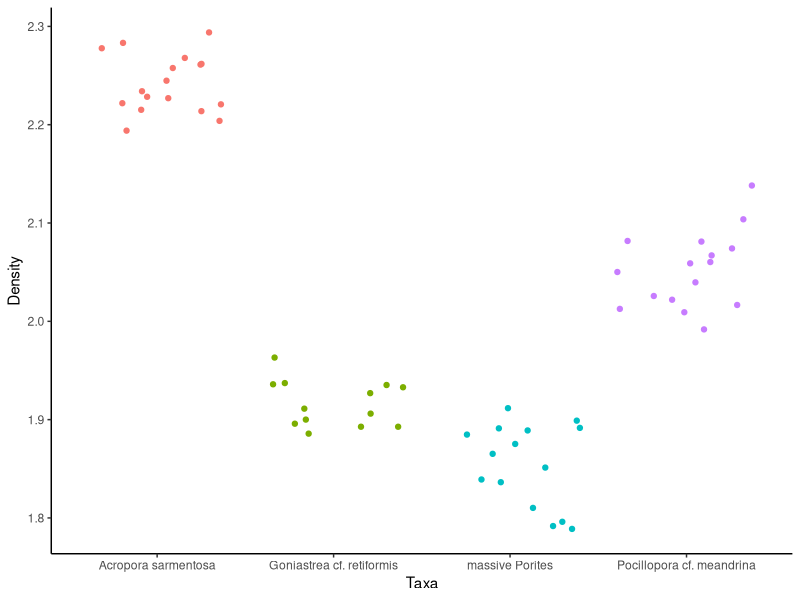
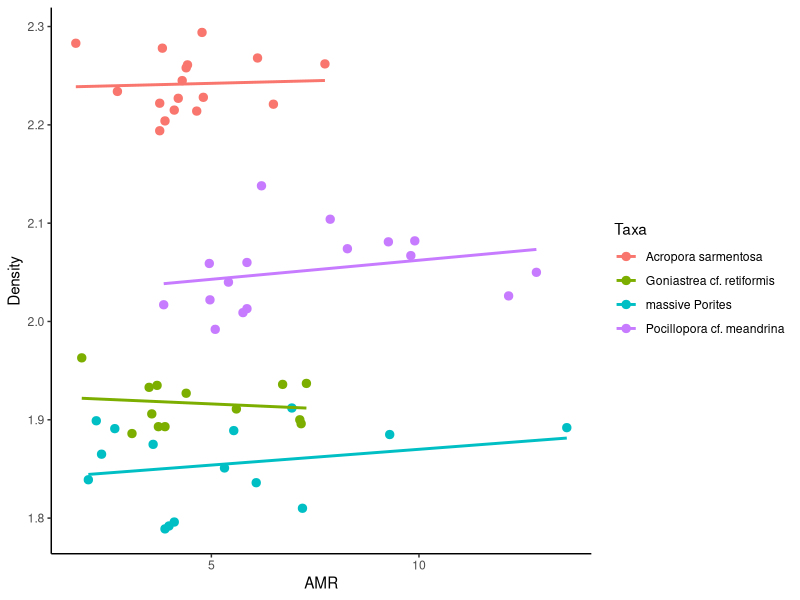
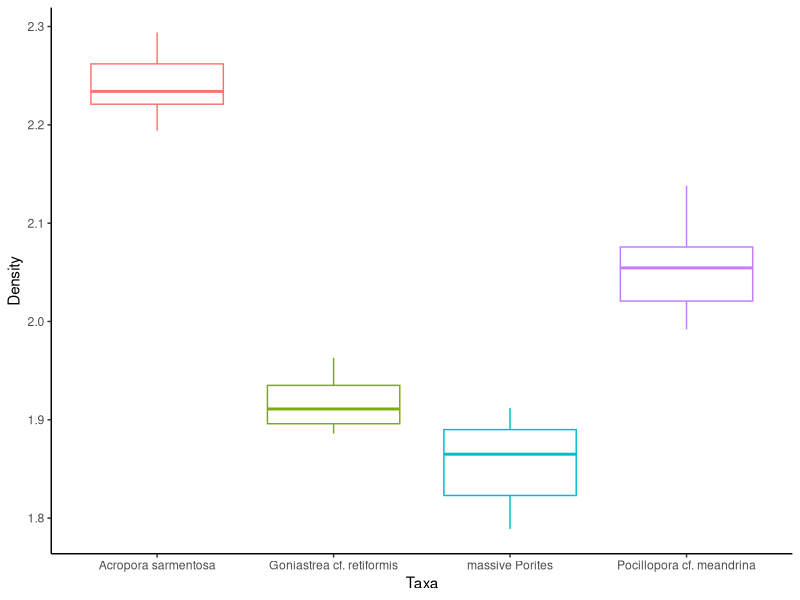
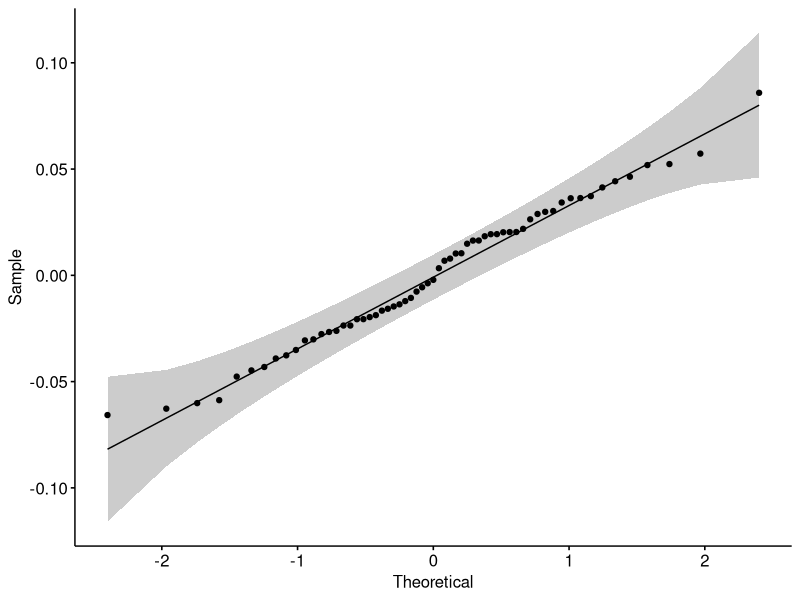
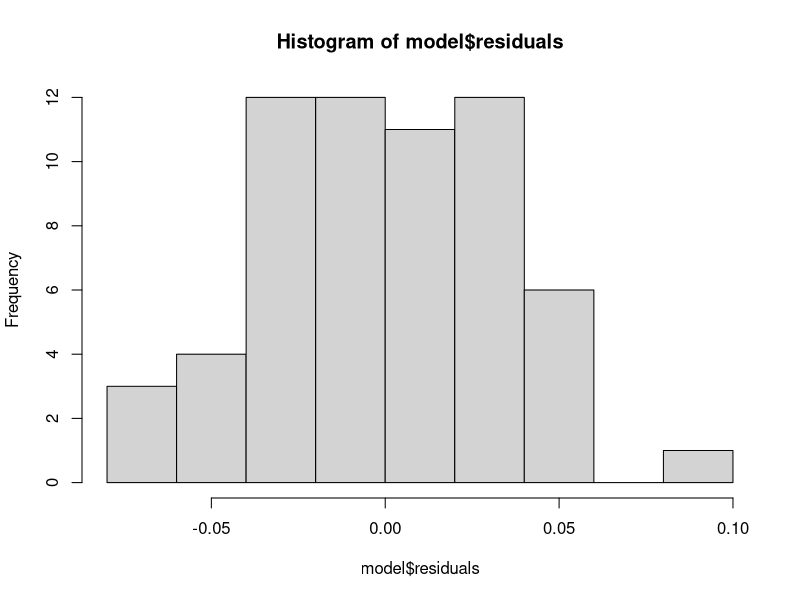
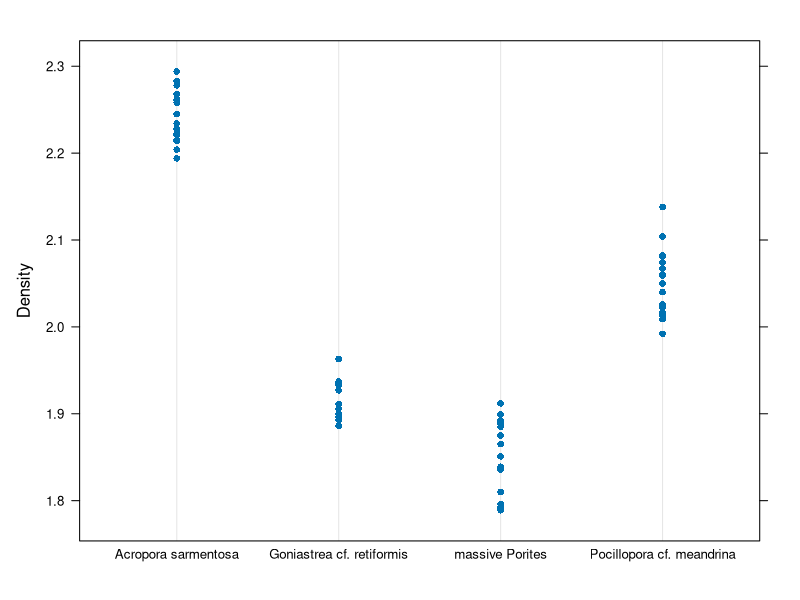
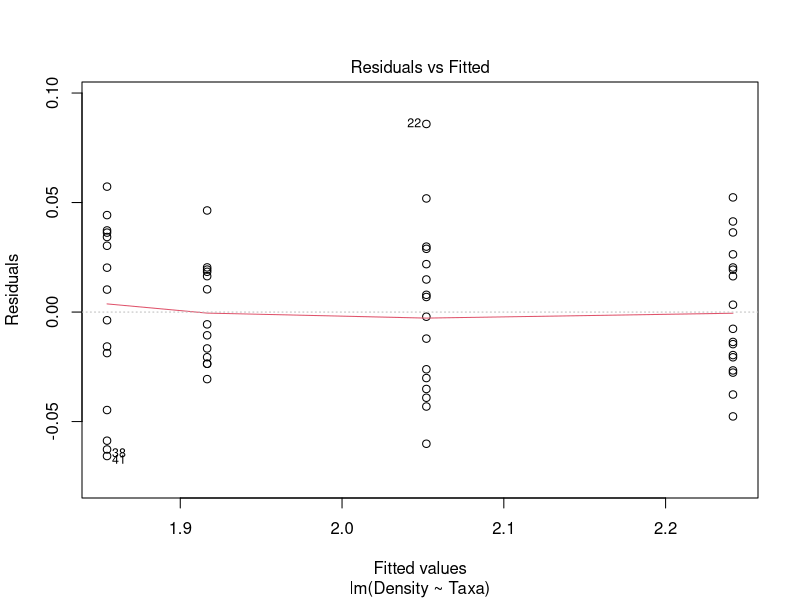
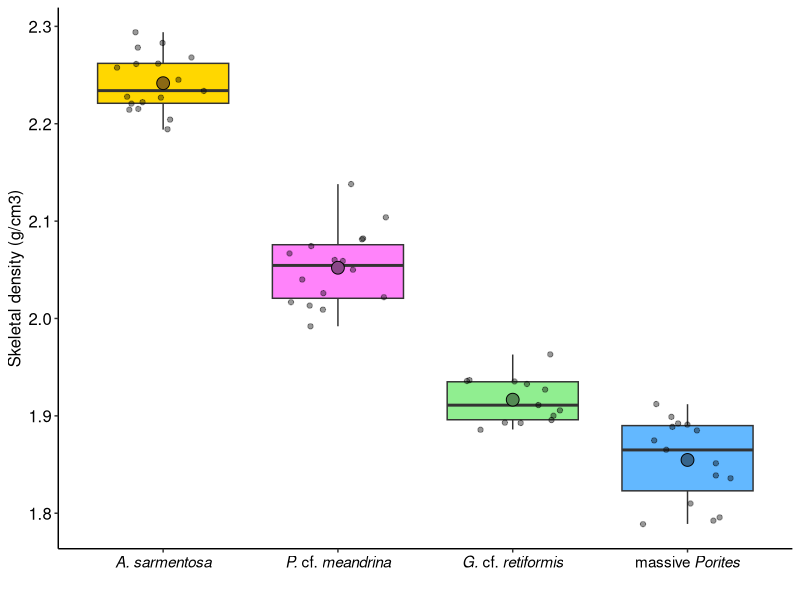

Write R code to recreate these figures, in order.
## ---- chunk 1
knitr::opts_chunk$set(echo = TRUE)
library(ggplot2) 
library(ggpubr)
library(lattice)
library(rstatix)
library(MASS)
library(tidyverse)
library(dplyr)
library(tidyr)
library(reshape2)
library(knitr)
library(car)

Coral_data <- read.csv("Coral.csv", header = T)
## ---- chunk 2
ggplot(Coral_data) +
  aes(x = Taxa, y = Density, color = Taxa) +
  geom_jitter() +
  theme_classic() +
  theme(legend.position = "none") 
## ---- chunk 3
ggplot(data = Coral_data, aes(x = AMR, y = Density, color = Taxa)) +
  geom_point(size = 2.5) +
  geom_smooth(method = "lm", se = FALSE) +
  theme_classic() 
## ---- chunk 4
ggplot(Coral_data) +
  aes(x = Taxa, y = Density, color = Taxa) +
  geom_boxplot() +
  theme_classic() +
  theme(legend.position = "none") 
## ---- chunk 5
Coral_data %>% group_by(Taxa) %>% identify_outliers(Density)
## ---- chunk 6
model <- lm(Density ~ Taxa, data = Coral_data)
ggqqplot(residuals(model))
shapiro.test(model$residuals)
hist(model$residuals)
## ---- chunk 7
dotplot(Density ~ Taxa, data = Coral_data) 
plot(model, 1)
Coral_data %>% levene_test(Density ~ Taxa)

## ---- chunk 8
Model1<-aov(Density ~ Taxa/AMR, data=Coral_data)
summary(Model1)

## ---- chunk 9
TukeyHSD(aov(Density ~ Taxa, data = Coral_data))

## ---- chunk 10
Coral_data$Taxa = with(Coral_data, reorder(Taxa, -Density, median))  
mylabels <- c(expression(paste(italic("A. sarmentosa"))),
              expression(paste(italic("P."), " cf. ", italic("meandrina"))),
              expression(paste(italic("G."), " cf. ", italic("retiformis"))),
              expression(paste("massive ", italic("Porites"))))
ggplot(Coral_data, aes(x=Taxa, y=Density, fill = Taxa)) +
geom_boxplot() +
geom_point(position = position_jitter(width = 0.28), alpha = 0.4, shape = 19, size =  1.5, color = "black") +
theme_classic() +
theme(legend.position = "none") +
scale_fill_manual(values =  c("gold", "orchid1", "lightgreen", "steelblue1")) +
stat_summary(fun = "mean", geom = "point", shape = 21, size = 4, color = "black", fill = c("goldenrod4", "orchid4", "palegreen4", "steelblue4"))  +
scale_x_discrete(labels = mylabels) +
labs(x = "", y = "Skeletal density (g/cm3)") +
theme(axis.title = element_text(size = 12, family = "sans", face = "plain", color = "black"), 
 axis.text.y = element_text(size = 12, family = "sans", color = "black"),
 axis.text.x = element_text(size = 11, family = "sans", face = "plain", color = "black"))


## ---- chunk 11
Coral_data$Taxa = with(Coral_data, reorder(Taxa, -Density, median))  
mylabels <- c(expression(paste(italic("A. sarmentosa"))),
              expression(paste(italic("P."), " cf. ", italic("meandrina"))),
              expression(paste(italic("G."), " cf. ", italic("retiformis"))),
              expression(paste("massive ", italic("Porites"))))
ggplot(Coral_data, aes(x=Taxa, y=Density, fill = Taxa)) +
geom_violin() +
geom_point(position = position_jitter(width = 0.28), alpha = 0.4, shape = 19, size =  1.5, color = "black") +
theme_classic() +
theme(legend.position = "none") +
scale_fill_manual(values =  c("gold", "orchid1", "lightgreen", "steelblue1")) +
stat_summary(fun = "mean", geom = "point", shape = 21, size = 4, color = "black", fill = c("goldenrod4", "orchid4", "palegreen4", "steelblue4"))  +
scale_x_discrete(labels = mylabels) +
labs(x = "", y = "Skeletal density (g/cm3)") +
theme(axis.title = element_text(size = 12, family = "sans", face = "plain", color = "black"), 
 axis.text.y = element_text(size = 12, family = "sans", color = "black"),
 axis.text.x = element_text(size = 11, family = "sans", face = "plain", color = "black"))

## ---- chunk 12
coral <- Coral_data %>%
  mutate(Morphology = case_when(
    Taxa == "Acropora sarmentosa" ~ "Branching",
    Taxa == "massive Porites" ~ "Massive",
    Taxa == "Pocillopora cf. meandrina" ~ "Branching",
    Taxa == "Goniastrea cf. retiformis" ~ "Massive",
    TRUE ~ "Unknown"  # Default case
  ))

## ---- chunk 13
coral %>% group_by(Morphology) %>% identify_outliers(Density)
## ---- chunk 14
model <- lm(Density ~ Morphology, data = coral)
ggqqplot(residuals(model))
shapiro.test(model$residuals)
hist(model$residuals)
## ---- chunk 15
dotplot(Density ~ Morphology, data = coral) 
plot(model, 1)
coral %>% levene_test(Density ~ Morphology)

## ---- chunk 16
Model1<-aov(Density ~ Morphology/AMR, data = coral)
summary(Model1)

## ---- chunk 17
coral <- Coral_data %>%
  mutate(Morphology = case_when(
    Taxa == "Acropora sarmentosa" ~ "Branching",
    Taxa == "massive Porites" ~ "Massive",
    Taxa == "Pocillopora cf. meandrina" ~ "Branching",
    Taxa == "Goniastrea cf. retiformis" ~ "Massive",
    TRUE ~ "Unknown"  # Default case
  ))

## ---- chunk 18
coral$Taxa = with(coral, reorder(Taxa, -Density, median))  
mylabels <- c(expression(paste(italic("A. sarmentosa"))),
              expression(paste(italic("P."), " cf. ", italic("meandrina"))),
              expression(paste(italic("G."), " cf. ", italic("retiformis"))),
              expression(paste("massive ", italic("Porites"))))
ggplot(coral, aes(x=Taxa, y=Density, fill = Morphology)) +
  geom_boxplot() +
  geom_point(position = position_jitter(width = 0.28), alpha = 0.4, shape = 19, size =  1.5, color = "black") +
  theme_classic() +
  scale_fill_manual(values =  c("steelblue", "lightgreen")) +
  stat_summary(fun = "mean", geom = "point", shape = 21, size = 4, color = "black", fill = c("steelblue4","steelblue4", "palegreen4", "palegreen4"))  +
  scale_x_discrete(labels = mylabels) +
  labs(x = "Coral Taxa", 
       y = expression(Skeletal~density~(g/cm^3))) +
  theme(axis.title = element_text(size = 12, family = "sans", face = "plain", color = "black"), 
        axis.text.y = element_text(size = 12, family = "sans", color = "black"),
        axis.text.x = element_text(size = 11, family = "sans", face = "plain", color = "black"))

## ---- chunk 19
coral$Taxa = with(coral, reorder(Taxa, -AMR, median))  
mylabels <- c(expression(paste(italic("A. sarmentosa"))),
              expression(paste(italic("P."), " cf. ", italic("meandrina"))),
              expression(paste(italic("G."), " cf. ", italic("retiformis"))),
              expression(paste("massive ", italic("Porites"))))
ggplot(coral, aes(x=Taxa, y=AMR, fill = Morphology)) +
  geom_violin() +
  geom_point(position = position_jitter(width = 0.28), alpha = 0.4, shape = 19, size =  1.5, color = "black") +
  theme_classic() +
  scale_fill_manual(values =  c("lightblue", "lightgreen")) +
  stat_summary(fun = "mean", geom = "point", shape = 21, size = 4, color = "black", fill = c("steelblue","steelblue", "palegreen4", "palegreen4"))  +
  scale_x_discrete(labels = mylabels) +
  labs(x = "", 
       y = expression(Skeletal~AMR~(g/cm^3))) +
  theme(axis.title = element_text(size = 12, family = "sans", face = "plain", color = "black"), 
        axis.text.y = element_text(size = 12, family = "sans", color = "black"),
        axis.text.x = element_text(size = 11, family = "sans", face = "plain", color = "black"))
## ---- chunk 20
Coral_data$Taxa = with(Coral_data, reorder(Taxa, -AMR, median))  
mylabels <- c(expression(paste(italic("A. sarmentosa"))),
              expression(paste(italic("P."), " cf. ", italic("meandrina"))),
              expression(paste(italic("G."), " cf. ", italic("retiformis"))),
              expression(paste("massive ", italic("Porites"))))

ggplot(Coral_data, aes(x=Taxa, y=AMR, fill = Taxa)) +
  geom_boxplot() +
  geom_point(position = position_jitter(width = 0.28), alpha = 0.4, shape = 19, size =  1.5, color = "black") +
  theme_classic() +
  theme(legend.position = "none") +
  scale_fill_manual(values =  c("gold", "orchid1", "lightgreen", "steelblue1")) +
  stat_summary(fun = "mean", geom = "point", shape = 21, size = 4, color = "black", fill = c("goldenrod4", "orchid4", "palegreen4", "steelblue4"))  +
  scale_x_discrete(labels = mylabels) +
  labs(x = "", y = "Arithmetic Mean Radius (cm)") +
  theme(axis.title = element_text(size = 12, family = "sans", face = "plain", color = "black"), 
        axis.text.y = element_text(size = 12, family = "sans", color = "black"),
        axis.text.x = element_text(size = 11, family = "sans", face = "plain", color = "black"))

## ---- chunk 21
# Set the levels of Taxa in the desired order
coral$Taxa <- factor(coral$Taxa, levels = c("Acropora sarmentosa", "Pocillopora cf. meandrina", "Goniastrea cf. retiformis", "massive Porites"))

mylabels <- c(expression(paste(italic("A. sarmentosa"))),
              expression(paste(italic("P."), " cf. ", italic("meandrina"))),
              expression(paste(italic("G."), " cf. ", italic("retiformis"))),
              expression(paste("massive ", italic("Porites"))))

ggplot(coral, aes(x=Taxa, y=AMR, fill = Taxa)) +
  geom_boxplot() +
  geom_point(position = position_jitter(width = 0.28), alpha = 0.4, shape = 19, size = 1.5, color = "black") +
  theme_classic() +
  theme(legend.position = "none") +
  scale_fill_manual(values = c("lightblue", "steelblue", "lightgreen", "green2")) +
  stat_summary(fun = "mean", geom = "point", shape = 21, size = 4, color = "black", fill = c("steelblue4", "steelblue4", "palegreen4", "palegreen4"))  +
  scale_x_discrete(labels = mylabels) +
  labs(x = "Coral Taxa", y = "Arithmetic Mean Radius (cm)") +
  theme(axis.title = element_text(size = 12, family = "sans", face = "plain", color = "black"),
        axis.text.y = element_text(size = 12, family = "sans", color = "black"),
        axis.text.x = element_text(size = 11, family = "sans", face = "plain", color = "black"))
## ---- chunk 22
coral$Taxa <- factor(coral$Taxa, levels = c("Acropora sarmentosa", "Pocillopora cf. meandrina", "Goniastrea cf. retiformis", "massive Porites"))

#coral$Taxa = with(coral, reorder(Taxa, -AMR, median))  
mylabels <- c(expression(paste(italic("A. sarmentosa"))),
              expression(paste(italic("P."), " cf. ", italic("meandrina"))),
              expression(paste(italic("G."), " cf. ", italic("retiformis"))),
              expression(paste("massive ", italic("Porites"))))
ggplot(coral, aes(x=Taxa, y=AMR, fill = Morphology)) +
  geom_boxplot() +
  geom_point(position = position_jitter(width = 0.28), alpha = 0.4, shape = 19, size =  1.5, color = "black") +
  theme_classic() +
  scale_fill_manual(values =  c("steelblue", "lightgreen")) +
  stat_summary(fun = "mean", geom = "point", shape = 21, size = 4, color = "black", fill = c("steelblue4","steelblue4", "palegreen4", "palegreen4"))  +
  scale_x_discrete(labels = mylabels) +
  labs(x = "Coral Taxa", 
       y = "Arithmetic Mean Radius (cm)") +
  theme(axis.title = element_text(size = 12, family = "sans", face = "plain", color = "black"), 
        axis.text.y = element_text(size = 12, family = "sans", color = "black"),
        axis.text.x = element_text(size = 11, family = "sans", face = "plain", color = "black"))

## ---- chunk 23
Summary_size <- coral %>%
  group_by(Taxa) %>%
  summarise(
     AMR_min = min(AMR, na.rm = TRUE),
    AMR_max = max(AMR, na.rm = TRUE)
  )
print(Summary_size)

## ---- chunk 24
summary_stats <- coral %>%
  group_by(Taxa) %>%
  summarise(
    mean_density = mean(Density, na.rm = TRUE),
    se_density = sd(Density, na.rm = TRUE) / sqrt(n())
  )

print(summary_stats)
## ---- chunk 25
Modelsize<-aov(AMR ~ Taxa, data = coral)
summary(Modelsize)
## ---- chunk 26
summarize_av_size <- coral %>% 
  group_by(Taxa) %>%
  summarise(
    mean_size = mean(AMR, na.rm = TRUE)
)
print(summarize_av_size)
## ---- chunk 27
library(kableExtra)
Model1<-aov(Density ~ Taxa/AMR, data=Coral_data)
summary(Model1)

anova_table <- summary(Model1)[[1]]
anova_table

kable(anova_table, caption = "ANOVA Table for Treatment Effect on Response",
      col.names = c("Df", "Sum Sq", "Mean Sq", "F value", "Pr(>F)")) %>%
  kable_styling(full_width = F, position = "center") %>%
  add_header_above(c(" " = 1, "ANOVA" = 5)) %>%
  column_spec(1, bold = TRUE) %>%
  row_spec(0, bold = TRUE) %>%
  kable_classic(full_width = F, html_font = "Cambria")
